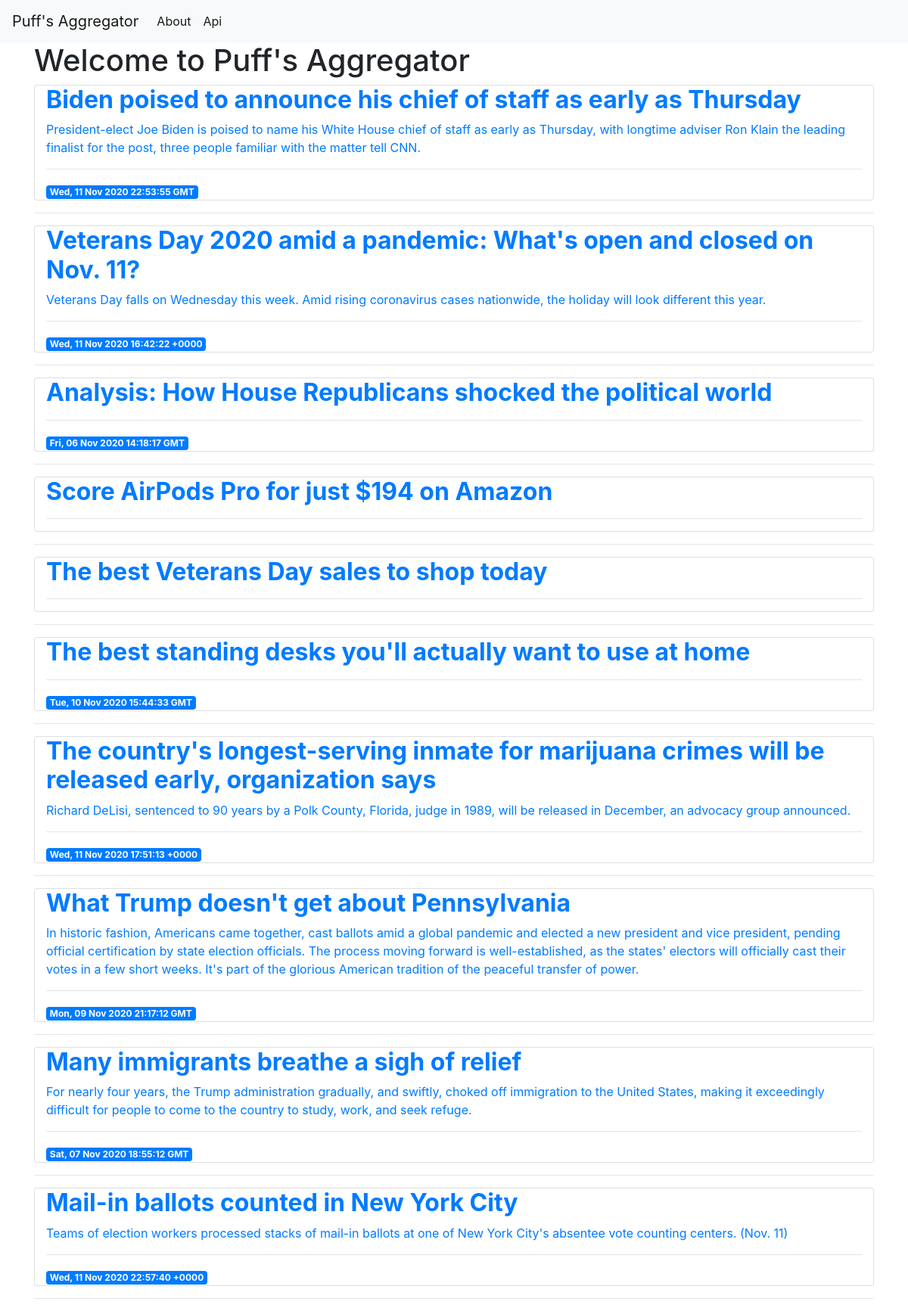
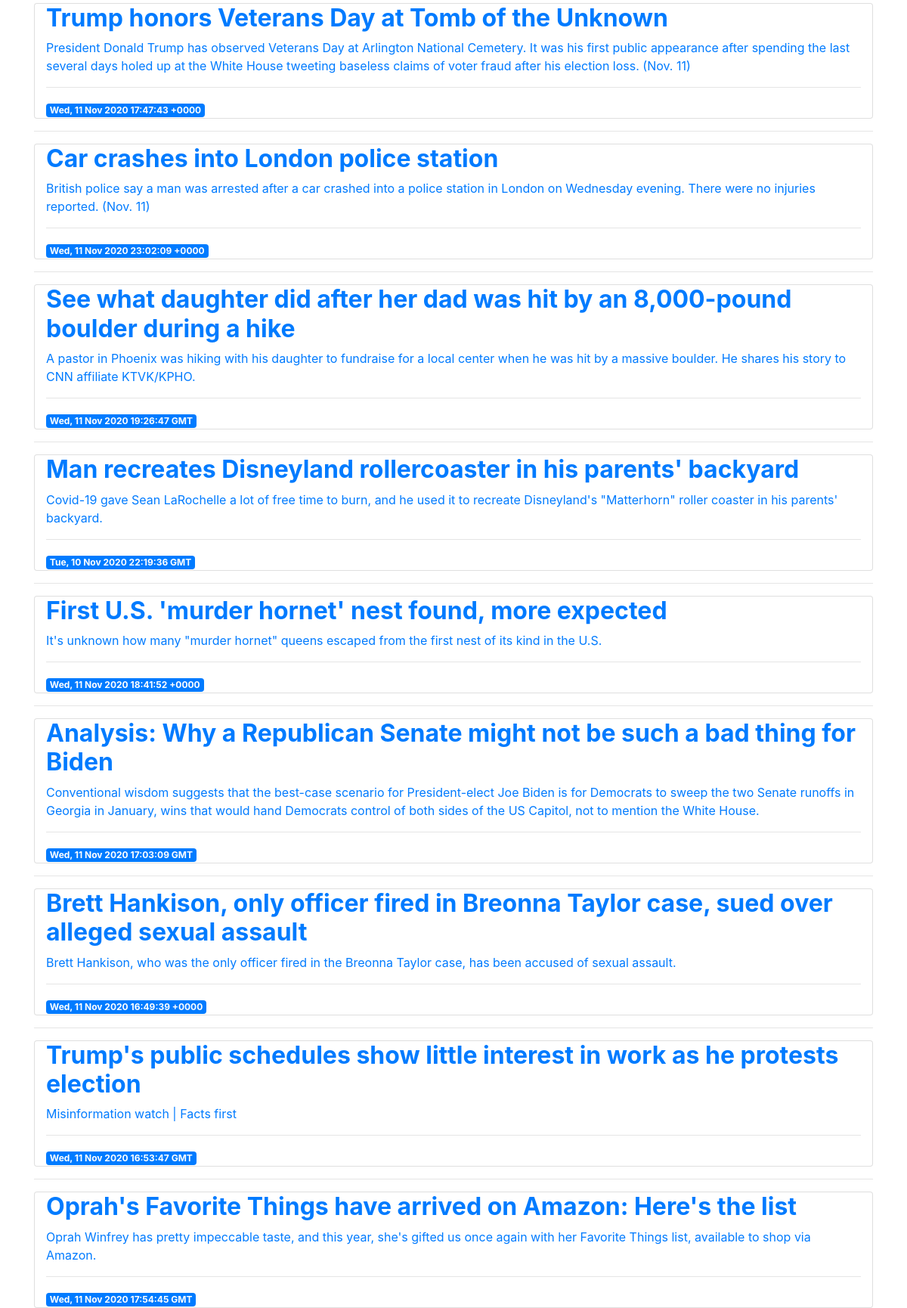
The page / (upper part) on the database its author committed (2 pictures, top to bottom).
### tables this page shows
CREATE TABLE feeds (
			title TEXT,
			summary TEXT,
			link TEXT,
			published TEXT
		);

### aggregator.py (the view)
@app.route('/')
def index():
	import database
	feed = database.returndb()
	return render_template('index.html', feed = feed)
	'''
	import database
	return database.returndb()
	'''

### database.py (called while the page is built)
def returndb():
	conn = sqlite3.connect('feeds.db')
	c = conn.cursor()
	c.execute('SELECT * FROM feeds')
	feed = c.fetchall()
	conn.close()
	random.shuffle(feed)
	return feed

### templates/index.html
{% extends 'base.html' %}
{% block content %}
    <h1>{% block title %} Welcome to Puff's Aggregator {% endblock %}</h1>
    {% for i in feed %}
    	<a href="{{ i[2] }}" target="_blank" rel="noopener noreferrer">
			<div class="card">
	  			<div class="container">
			        <h2><b>{{ i[0] }}</b></h2>
			        {{ i[1] }}
			        <hr>
			        <span class="badge badge-primary">{{ i[3] }}</span>
			    </div>
			</div>
		</a>
        <hr>
    {% endfor %}
{% endblock %}

### templates/base.html (shortened to what this page needs)
<!doctype html>
<html lang="en">
  <head>
    <link rel="stylesheet" href="https://stackpath.bootstrapcdn.com/bootstrap/4.3.1/css/bootstrap.min.css">
  </head>
  <body>
    <nav class="navbar navbar-expand-md navbar-light bg-light">
        <a class="navbar-brand" href="{{ url_for('index')}}">Puff's Aggregator</a>
        <div class="collapse navbar-collapse" id="navbarNav">
            <ul class="navbar-nav">
            <li class="nav-item active">
                <a class="nav-link" href="about">About</a>
            </li>
            <li class="nav-item active">
            	<a class="nav-link" href="api">Api</a>
            </ul>
        </div>
    </nav>
    <div class="container">
        {% block content %} {% endblock %}
    </div>
  </body>
</html>

### rows shown on the page
feeds: title "Biden poised to announce his chief of staff as early as Thursday", summary "President-elect Joe Biden is poised to name his White House chief of staff as early as Thursday, with longtime adviser Ron Klain the leading finalist for the post, three people familiar with the matter tell CNN.", published "Wed, 11 Nov 2020 22:53:55 GMT"
feeds: title "Veterans Day 2020 amid a pandemic: What's open and closed on Nov. 11?", summary "Veterans Day falls on Wednesday this week. Amid rising coronavirus cases nationwide, the holiday will look different this year.", published "Wed, 11 Nov 2020 16:42:22 +0000"
feeds: title "Analysis: How House Republicans shocked the political world", published "Fri, 06 Nov 2020 14:18:17 GMT"
feeds: title "Score AirPods Pro for just $194 on Amazon"
feeds: title "The best Veterans Day sales to shop today"
feeds: title "The best standing desks you'll actually want to use at home", published "Tue, 10 Nov 2020 15:44:33 GMT"
feeds: title "The country's longest-serving inmate for marijuana crimes will be released early, organization says", summary "Richard DeLisi, sentenced to 90 years by a Polk County, Florida, judge in 1989, will be released in December, an advocacy group announced.", published "Wed, 11 Nov 2020 17:51:13 +0000"
feeds: title "What Trump doesn't get about Pennsylvania", summary "In historic fashion, Americans came together, cast ballots amid a global pandemic and elected a new president and vice president, pending official certification by state election officials. The process moving forward is well-established, as the states' electors will officially cast their votes in a few short weeks. It's part of the glorious American tradition of the peaceful transfer of power.", published "Mon, 09 Nov 2020 21:17:12 GMT"
feeds: title "Many immigrants breathe a sigh of relief", summary "For nearly four years, the Trump administration gradually, and swiftly, choked off immigration to the United States, making it exceedingly difficult for people to come to the country to study, work, and seek refuge.", published "Sat, 07 Nov 2020 18:55:12 GMT"
feeds: title "Mail-in ballots counted in New York City", summary "Teams of election workers processed stacks of mail-in ballots at one of New York City's absentee vote counting centers. (Nov. 11)", published "Wed, 11 Nov 2020 22:57:40 +0000"
feeds: title "Trump honors Veterans Day at Tomb of the Unknown", summary "President Donald Trump has observed Veterans Day at Arlington National Cemetery. It was his first public appearance after spending the last several days holed up at the White House tweeting baseless claims of voter fraud after his election loss. (Nov. 11)", published "Wed, 11 Nov 2020 17:47:43 +0000"
feeds: title "Car crashes into London police station", summary "British police say a man was arrested after a car crashed into a police station in London on Wednesday evening. There were no injuries reported. (Nov. 11)", published "Wed, 11 Nov 2020 23:02:09 +0000"
feeds: title "See what daughter did after her dad was hit by an 8,000-pound boulder during a hike", summary "A pastor in Phoenix was hiking with his daughter to fundraise for a local center when he was hit by a massive boulder. He shares his story to CNN affiliate KTVK/KPHO.", published "Wed, 11 Nov 2020 19:26:47 GMT"
feeds: title "Man recreates Disneyland rollercoaster in his parents' backyard", summary "Covid-19 gave Sean LaRochelle a lot of free time to burn, and he used it to recreate Disneyland's \"Matterhorn\" roller coaster in his parents' backyard.", published "Tue, 10 Nov 2020 22:19:36 GMT"
feeds: title "First U.S. 'murder hornet' nest found, more expected", summary "It's unknown how many \"murder hornet\" queens escaped from the first nest of its kind in the U.S.", published "Wed, 11 Nov 2020 18:41:52 +0000"
feeds: title "Analysis: Why a Republican Senate might not be such a bad thing for Biden", summary "Conventional wisdom suggests that the best-case scenario for President-elect Joe Biden is for Democrats to sweep the two Senate runoffs in Georgia in January, wins that would hand Democrats control of both sides of the US Capitol, not to mention the White House.", published "Wed, 11 Nov 2020 17:03:09 GMT"
feeds: title "Brett Hankison, only officer fired in Breonna Taylor case, sued over alleged sexual assault", summary "Brett Hankison, who was the only officer fired in the Breonna Taylor case, has been accused of sexual assault.", published "Wed, 11 Nov 2020 16:49:39 +0000"
feeds: title "Trump's public schedules show little interest in work as he protests election", summary "Misinformation watch | Facts first", published "Wed, 11 Nov 2020 16:53:47 GMT"
feeds: title "Oprah's Favorite Things have arrived on Amazon: Here's the list", summary "Oprah Winfrey has pretty impeccable taste, and this year, she's gifted us once again with her Favorite Things list, available to shop via Amazon.", published "Wed, 11 Nov 2020 17:54:45 GMT"
